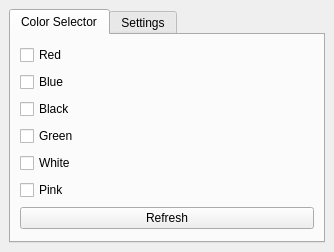
<?xml version="1.0" encoding="UTF-8"?>
<ui version="4.0">
 <class>MainWindow</class>
 <widget class="QMainWindow" name="MainWindow">
  <property name="geometry">
   <rect>
    <x>0</x>
    <y>0</y>
    <width>334</width>
    <height>252</height>
   </rect>
  </property>
  <property name="windowTitle">
   <string>Magic Frame Selector</string>
  </property>
  <widget class="QWidget" name="centralwidget">
   <layout class="QHBoxLayout" name="horizontalLayout">
    <item>
     <widget class="QTabWidget" name="tabWidget">
      <property name="currentIndex">
       <number>0</number>
      </property>
      <widget class="QWidget" name="colorTab">
       <attribute name="title">
        <string>Color Selector</string>
       </attribute>
       <layout class="QVBoxLayout" name="verticalLayout">
        <item>
         <widget class="QCheckBox" name="redCheck">
          <property name="text">
           <string>Red</string>
          </property>
         </widget>
        </item>
        <item>
         <widget class="QCheckBox" name="blueCheck">
          <property name="text">
           <string>Blue</string>
          </property>
         </widget>
        </item>
        <item>
         <widget class="QCheckBox" name="blackCheck">
          <property name="text">
           <string>Black</string>
          </property>
         </widget>
        </item>
        <item>
         <widget class="QCheckBox" name="greenCheck">
          <property name="text">
           <string>Green</string>
          </property>
         </widget>
        </item>
        <item>
         <widget class="QCheckBox" name="whiteCheck">
          <property name="text">
           <string>White</string>
          </property>
         </widget>
        </item>
        <item>
         <widget class="QCheckBox" name="pinkCheck">
          <property name="text">
           <string>Pink</string>
          </property>
         </widget>
        </item>
        <item>
         <widget class="QPushButton" name="updateButton">
          <property name="text">
           <string notr="true">Refresh</string>
          </property>
         </widget>
        </item>
       </layout>
      </widget>
      <widget class="QWidget" name="settingsTab">
       <attribute name="title">
        <string>Settings</string>
       </attribute>
       <layout class="QVBoxLayout" name="verticalLayout_2">
        <item>
         <widget class="QGroupBox" name="groupBox">
          <property name="title">
           <string>Filepath to Frame Images</string>
          </property>
          <layout class="QVBoxLayout" name="verticalLayout_3">
           <item>
            <widget class="QLineEdit" name="pathToFrames">
             <property name="enabled">
              <bool>true</bool>
             </property>
             <property name="text">
              <string>/home/jeff/Dropbox/Jeff/StreamStuff/FrameSelector/Frames</string>
             </property>
             <property name="placeholderText">
              <string/>
             </property>
            </widget>
           </item>
          </layout>
         </widget>
        </item>
        <item>
         <widget class="QGroupBox" name="groupBox_2">
          <property name="title">
           <string>Current Frame Name</string>
          </property>
          <layout class="QVBoxLayout" name="verticalLayout_4">
           <item>
            <widget class="QLineEdit" name="frameName">
             <property name="text">
              <string>CurrentFrame.png</string>
             </property>
            </widget>
           </item>
          </layout>
         </widget>
        </item>
       </layout>
      </widget>
     </widget>
    </item>
   </layout>
  </widget>
 </widget>
 <resources/>
 <connections/>
</ui>
